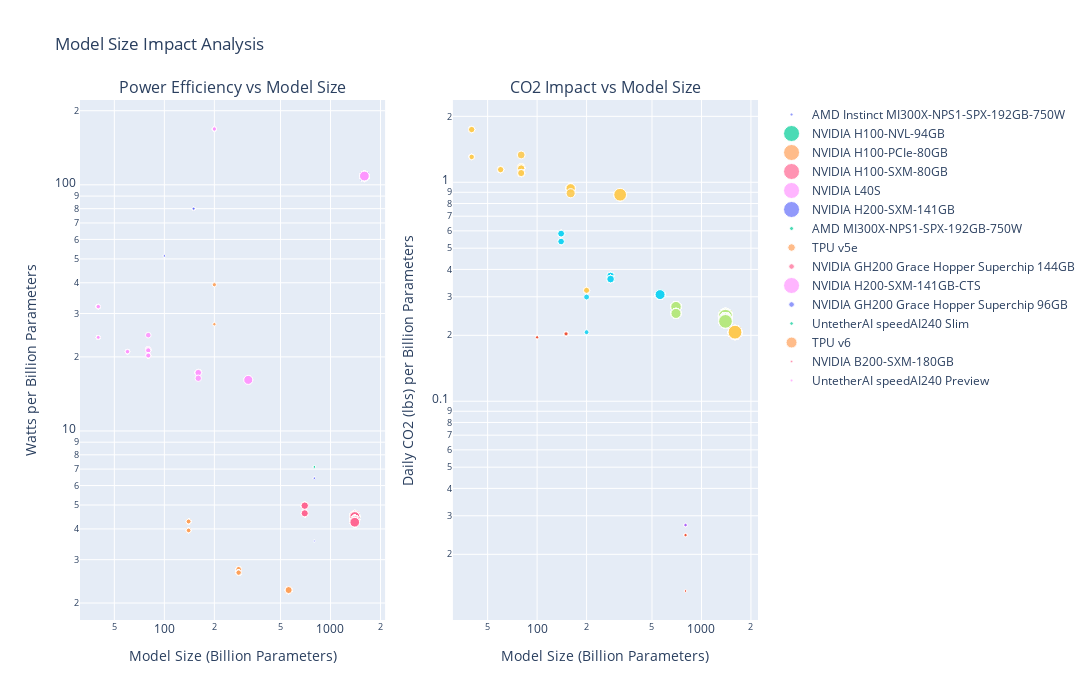

Write notebook code for a chart like this one.
### Code cell
import plotly.graph_objects as go

def analyze_model_impact():
    """Analyze relationship between model size and environmental impact"""
    print("Analyzing model size impact...")
    
    # Calculate daily CO2 using KS emissions rate
    KS_EMISSIONS_RATE = 2266.76  # from our previous analysis
    mlperf_df['daily_co2'] = mlperf_df['total_power'] * 24 / 1_000_000 * KS_EMISSIONS_RATE
    
    # Calculate efficiency metrics
    mlperf_df['co2_per_billion_params'] = mlperf_df['daily_co2'] / mlperf_df['params_billions']
    
    # Create visualization
    fig = make_subplots(rows=1, cols=2,
                       subplot_titles=('Power Efficiency vs Model Size',
                                     'CO2 Impact vs Model Size'))
    
    # Add power efficiency scatter plot
    for acc_type in mlperf_df['Accelerator'].unique():
        if pd.isna(acc_type):
            continue
        mask = mlperf_df['Accelerator'] == acc_type
        
        # Power efficiency plot
        fig.add_trace(
            go.Scatter(
                x=mlperf_df[mask]['params_billions'],
                y=mlperf_df[mask]['power_per_billion_params'],
                mode='markers',
                name=acc_type,
                marker=dict(
                    size=mlperf_df[mask]['total_power'] / 100,
                    sizemode='area',
                    sizeref=2.*max(mlperf_df['total_power'])/(100.**2),
                ),
                hovertemplate=(
                    "Model Size: %{x:.1f}B params<br>" +
                    "Power/Param: %{y:.2f} W/B<br>" +
                    "Total Power: %{marker.size:.0f}W<br>" +
                    "<extra></extra>"
                )
            ),
            row=1, col=1
        )
        
        # CO2 impact plot
        fig.add_trace(
            go.Scatter(
                x=mlperf_df[mask]['params_billions'],
                y=mlperf_df[mask]['co2_per_billion_params'],
                mode='markers',
                name=acc_type,
                marker=dict(
                    size=mlperf_df[mask]['daily_co2'] / 50,
                    sizemode='area',
                    sizeref=2.*max(mlperf_df['daily_co2'])/(100.**2),
                ),
                hovertemplate=(
                    "Model Size: %{x:.1f}B params<br>" +
                    "CO2/Param: %{y:.2f} lbs/B/day<br>" +
                    "Daily CO2: %{marker.size:.0f}lbs<br>" +
                    "<extra></extra>"
                ),
                showlegend=False
            ),
            row=1, col=2
        )
    
    fig.update_layout(
        title="Model Size Impact Analysis",
        width=1500,
        height=700,
        showlegend=True
    )
    
    # Update x and y axes
    fig.update_xaxes(title="Model Size (Billion Parameters)", type="log", row=1, col=1)
    fig.update_xaxes(title="Model Size (Billion Parameters)", type="log", row=1, col=2)
    fig.update_yaxes(title="Watts per Billion Parameters", type="log", row=1, col=1)
    fig.update_yaxes(title="Daily CO2 (lbs) per Billion Parameters", type="log", row=1, col=2)
    
    # Save and display
    fig.write_html(os.path.join(images_dir, 'model_size_impact.html'))
    fig.show()
    
    # Calculate summary statistics
    summary = pd.DataFrame({
        'Metric': [
            'Average Power per Billion Parameters',
            'Average CO2 per Billion Parameters',
            'Most Power-Efficient System',
            'Least Power-Efficient System',
            'Total Estimated Parameters',
            'Average Model Size'
        ],
        'Value': [
            f"{mlperf_df['power_per_billion_params'].mean():.2f} W/B",
            f"{mlperf_df['co2_per_billion_params'].mean():.2f} lbs/B/day",
            mlperf_df.loc[mlperf_df['power_per_billion_params'].idxmin(), 'System Name (click + for details)'],
            mlperf_df.loc[mlperf_df['power_per_billion_params'].idxmax(), 'System Name (click + for details)'],
            f"{mlperf_df['estimated_params'].sum() / 1e12:.2f} trillion",
            f"{mlperf_df['params_billions'].mean():.2f} billion"
        ]
    })
    
    print("\nModel Size Impact Summary:")
    print(summary.to_string(index=False))
    
    # Additional insights
    print("\nEfficiency by Accelerator Type:")
    acc_summary = mlperf_df.groupby('Accelerator').agg({
        'power_per_billion_params': ['mean', 'min', 'max'],
        'co2_per_billion_params': ['mean', 'min', 'max']
    }).round(2)
    print(acc_summary)
    
    return summary, acc_summary

model_impact_summary, acc_summary = analyze_model_impact()

### Figure 1 — Plotly figure (JSON) as saved in the notebook; plotly's stock layout.template omitted (floating-point values rounded to 4 significant figures; data arrays with more than 128 entries replaced by an {"elided": "..."} marker saying what was removed)
{"data": [{"hovertemplate": "Model Size: %{x:.1f}B params<br>Power/Param: %{y:.2f} W/B<br>Total Power: %{marker.size:.0f}W<br><extra></extra>", "marker": {"size": [3.6, 3.6, 3.6, 3.6, 3.6, 3.6, 3.6, 3.6, 2, 2, 2, 2], "sizemode": "area", "sizeref": 1.272}, "mode": "markers", "name": "AMD Instinct MI300X-NPS1-SPX-192GB-750W", "type": "scatter", "x": [100, 100, 100, 100, 800, 800, 800, 800, 800, 800, 800, 800], "xaxis": "x", "y": [51.43, 51.43, 51.43, 51.43, 6.429, 6.429, 6.429, 6.429, 3.571, 3.571, 3.571, 3.571], "yaxis": "y"}, {"hovertemplate": "Model Size: %{x:.1f}B params<br>CO2/Param: %{y:.2f} lbs/B/day<br>Daily CO2: %{marker.size:.0f}lbs<br><extra></extra>", "marker": {"size": [0.3917, 0.3917, 0.3917, 0.3917, 0.3917, 0.3917, 0.3917, 0.3917, 0.2176, 0.2176, 0.2176, 0.2176], "sizemode": "area", "sizeref": 0.0692}, "mode": "markers", "name": "AMD Instinct MI300X-NPS1-SPX-192GB-750W", "showlegend": false, "type": "scatter", "x": [100, 100, 100, 100, 800, 800, 800, 800, 800, 800, 800, 800], "xaxis": "x2", "y": [0.1958, 0.1958, 0.1958, 0.1958, 0.02448, 0.02448, 0.02448, 0.02448, 0.0136, 0.0136, 0.0136, 0.0136], "yaxis": "y2"}, {"hovertemplate": "Model Size: %{x:.1f}B params<br>Power/Param: %{y:.2f} W/B<br>Total Power: %{marker.size:.0f}W<br><extra></extra>", "marker": {"size": [22.8, 22.8, 22.8, 22.8, 22.8, 22.8, 22.8, 22.8, 22.8, 22.8, 22.8, 22.8, 22.8, 22.8, 22.8, 22.8, 22.8, 22.8, 22.8, 22.8, 22.8, 22.8, 22.8, 22.8, 24, 24, 24, 24, 24, 24, 24, 24, 24, 24, 24, 24, 24, 24, 24, 24, 24, 24, 19.6, 19.6, 19.6, 19.6, 19.6, 19.6, 19.6, 19.6, 19.6, 19.6, 19.6, 19.6, 19.6, 19.6, 19.6, 19.6, 38.2, 38.2, 38.2, 38.2, 38.2, 38.2, 38.2, 38.2, 38.2, 38.2, 38.2, 38.2, 38.2, 38.2, 38.2, 38.2], "sizemode": "area", "sizeref": 1.272}, "mode": "markers", "name": "NVIDIA H100-NVL-94GB", "type": "scatter", "x": [0, 0, 0, 0, 0, 0, 0, 0, 0, 0, 0, 0, 0, 0, 0, 0, 0, 0, 0, 0, 0, 0, 0, 0, 0, 0, 0, 0, 0, 0, 0, 0, 0, 0, 0, 0, 0, 0, 0, 0, 0, 0, 0, 0, 0, 0, 0, 0, 0, 0, 0, 0, 0, 0, 0, 0, 0, 0, 0, 0, 0, 0, 0, 0, 0, 0, 0, 0, 0, 0, 0, 0, 0, 0], "xaxis": "x", "y": [3.257, 3.257, 3.257, 3.257, 3.257, 3.257, 3.257, 3.257, 3.257, 3.257, 3.257, 3.257, 3.257, 3.257, 3.257, 3.257, 3.257, 3.257, 3.257, 3.257, 3.257, 3.257, 3.257, 3.257, 3.429, 3.429, 3.429, 3.429, 3.429, 3.429, 3.429, 3.429, 3.429, 3.429, 3.429, 3.429, 3.429, 3.429, 3.429, 3.429, 3.429, 3.429, 2.8, 2.8, 2.8, 2.8, 2.8, 2.8, 2.8, 2.8, 2.8, 2.8, 2.8, 2.8, 2.8, 2.8, 2.8, 2.8, 2.729, 2.729, 2.729, 2.729, 2.729, 2.729, 2.729, 2.729, 2.729, 2.729, 2.729, 2.729, 2.729, 2.729, 2.729, 2.729], "yaxis": "y"}, {"hovertemplate": "Model Size: %{x:.1f}B params<br>CO2/Param: %{y:.2f} lbs/B/day<br>Daily CO2: %{marker.size:.0f}lbs<br><extra></extra>", "marker": {"size": [2.481, 2.481, 2.481, 2.481, 2.481, 2.481, 2.481, 2.481, 2.481, 2.481, 2.481, 2.481, 2.481, 2.481, 2.481, 2.481, 2.481, 2.481, 2.481, 2.481, 2.481, 2.481, 2.481, 2.481, 2.611, 2.611, 2.611, 2.611, 2.611, 2.611, 2.611, 2.611, 2.611, 2.611, 2.611, 2.611, 2.611, 2.611, 2.611, 2.611, 2.611, 2.611, 2.133, 2.133, 2.133, 2.133, 2.133, 2.133, 2.133, 2.133, 2.133, 2.133, 2.133, 2.133, 2.133, 2.133, 2.133, 2.133, 4.156, 4.156, 4.156, 4.156, 4.156, 4.156, 4.156, 4.156, 4.156, 4.156, 4.156, 4.156, 4.156, 4.156, 4.156, 4.156], "sizemode": "area", "sizeref": 0.0692}, "mode": "markers", "name": "NVIDIA H100-NVL-94GB", "showlegend": false, "type": "scatter", "x": [0, 0, 0, 0, 0, 0, 0, 0, 0, 0, 0, 0, 0, 0, 0, 0, 0, 0, 0, 0, 0, 0, 0, 0, 0, 0, 0, 0, 0, 0, 0, 0, 0, 0, 0, 0, 0, 0, 0, 0, 0, 0, 0, 0, 0, 0, 0, 0, 0, 0, 0, 0, 0, 0, 0, 0, 0, 0, 0, 0, 0, 0, 0, 0, 0, 0, 0, 0, 0, 0, 0, 0, 0, 0], "xaxis": "x2", "y": [null, null, null, null, null, null, null, null, null, null, null, null, null, null, null, null, null, null, null, null, null, null, null, null, null, null, null, null, null, null, null, null, null, null, null, null, null, null, null, null, null, null, null, null, null, null, null, null, null, null, null, null, null, null, null, null, null, null, null, null, null, null, null, null, null, null, null, null, null, null, null, null, null, null], "yaxis": "y2"}, {"hovertemplate": "Model Size: %{x:.1f}B params<br>Power/Param: %{y:.2f} W/B<br>Total Power: %{marker.size:.0f}W<br><extra></extra>", "marker": {"size": [31.6, 31.6, 31.6, 31.6, 31.6, 31.6, 31.6, 31.6, 31.6, 31.6, 31.6, 31.6, 31.6, 31.6, 31.6, 31.6, 31.6, 31.6, 31.6, 31.6, 31.6, 31.6, 31.6, 31.6, 13.8, 13.8, 13.8, 13.8, 13.8, 13.8, 13.8, 13.8, 13.8, 13.8, 15, 15, 15, 15, 15, 15, 15, 15, 15, 15, 15, 15, 15, 15, 19.2, 19.2, 19.2, 19.2, 19.2, 19.2, 19.2, 19.2, 18.6, 18.6, 18.6, 18.6, 18.6, 18.6, 18.6, 18.6, 18.6, 18.6, 18.6, 18.6, 18.6, 18.6], "sizemode": "area", "sizeref": 1.272}, "mode": "markers", "name": "NVIDIA H100-PCIe-80GB", "type": "scatter", "x": [560, 560, 560, 560, 560, 560, 560, 560, 560, 560, 560, 560, 560, 560, 560, 560, 560, 560, 560, 560, 560, 560, 560, 560, 140, 140, 140, 140, 140, 140, 140, 140, 140, 140, 140, 140, 140, 140, 140, 140, 140, 140, 140, 140, 140, 140, 140, 140, 280, 280, 280, 280, 280, 280, 280, 280, 280, 280, 280, 280, 280, 280, 280, 280, 280, 280, 280, 280, 280, 280], "xaxis": "x", "y": [2.257, 2.257, 2.257, 2.257, 2.257, 2.257, 2.257, 2.257, 2.257, 2.257, 2.257, 2.257, 2.257, 2.257, 2.257, 2.257, 2.257, 2.257, 2.257, 2.257, 2.257, 2.257, 2.257, 2.257, 3.943, 3.943, 3.943, 3.943, 3.943, 3.943, 3.943, 3.943, 3.943, 3.943, 4.286, 4.286, 4.286, 4.286, 4.286, 4.286, 4.286, 4.286, 4.286, 4.286, 4.286, 4.286, 4.286, 4.286, 2.743, 2.743, 2.743, 2.743, 2.743, 2.743, 2.743, 2.743, 2.657, 2.657, 2.657, 2.657, 2.657, 2.657, 2.657, 2.657, 2.657, 2.657, 2.657, 2.657, 2.657, 2.657], "yaxis": "y"}, {"hovertemplate": "Model Size: %{x:.1f}B params<br>CO2/Param: %{y:.2f} lbs/B/day<br>Daily CO2: %{marker.size:.0f}lbs<br><extra></extra>", "marker": {"size": [3.438, 3.438, 3.438, 3.438, 3.438, 3.438, 3.438, 3.438, 3.438, 3.438, 3.438, 3.438, 3.438, 3.438, 3.438, 3.438, 3.438, 3.438, 3.438, 3.438, 3.438, 3.438, 3.438, 3.438, 1.502, 1.502, 1.502, 1.502, 1.502, 1.502, 1.502, 1.502, 1.502, 1.502, 1.632, 1.632, 1.632, 1.632, 1.632, 1.632, 1.632, 1.632, 1.632, 1.632, 1.632, 1.632, 1.632, 1.632, 2.089, 2.089, 2.089, 2.089, 2.089, 2.089, 2.089, 2.089, 2.024, 2.024, 2.024, 2.024, 2.024, 2.024, 2.024, 2.024, 2.024, 2.024, 2.024, 2.024, 2.024, 2.024], "sizemode": "area", "sizeref": 0.0692}, "mode": "markers", "name": "NVIDIA H100-PCIe-80GB", "showlegend": false, "type": "scatter", "x": [560, 560, 560, 560, 560, 560, 560, 560, 560, 560, 560, 560, 560, 560, 560, 560, 560, 560, 560, 560, 560, 560, 560, 560, 140, 140, 140, 140, 140, 140, 140, 140, 140, 140, 140, 140, 140, 140, 140, 140, 140, 140, 140, 140, 140, 140, 140, 140, 280, 280, 280, 280, 280, 280, 280, 280, 280, 280, 280, 280, 280, 280, 280, 280, 280, 280, 280, 280, 280, 280], "xaxis": "x2", "y": [0.307, 0.307, 0.307, 0.307, 0.307, 0.307, 0.307, 0.307, 0.307, 0.307, 0.307, 0.307, 0.307, 0.307, 0.307, 0.307, 0.307, 0.307, 0.307, 0.307, 0.307, 0.307, 0.307, 0.307, 0.5363, 0.5363, 0.5363, 0.5363, 0.5363, 0.5363, 0.5363, 0.5363, 0.5363, 0.5363, 0.5829, 0.5829, 0.5829, 0.5829, 0.5829, 0.5829, 0.5829, 0.5829, 0.5829, 0.5829, 0.5829, 0.5829, 0.5829, 0.5829, 0.373, 0.373, 0.373, 0.373, 0.373, 0.373, 0.373, 0.373, 0.3614, 0.3614, 0.3614, 0.3614, 0.3614, 0.3614, 0.3614, 0.3614, 0.3614, 0.3614, 0.3614, 0.3614, 0.3614, 0.3614], "yaxis": "y2"}, {"hovertemplate": "Model Size: %{x:.1f}B params<br>Power/Param: %{y:.2f} W/B<br>Total Power: %{marker.size:.0f}W<br><extra></extra>", "marker": {"size": {"elided": "274 float values"}, "sizemode": "area", "sizeref": 1.272}, "mode": "markers", "name": "NVIDIA H100-SXM-80GB", "type": "scatter", "x": {"elided": "274 int values"}, "xaxis": "x", "y": {"elided": "274 float values"}, "yaxis": "y"}, {"hovertemplate": "Model Size: %{x:.1f}B params<br>CO2/Param: %{y:.2f} lbs/B/day<br>Daily CO2: %{marker.size:.0f}lbs<br><extra></extra>", "marker": {"size": {"elided": "274 float values"}, "sizemode": "area", "sizeref": 0.0692}, "mode": "markers", "name": "NVIDIA H100-SXM-80GB", "showlegend": false, "type": "scatter", "x": {"elided": "274 int values"}, "xaxis": "x2", "y": {"elided": "274 float values"}, "yaxis": "y2"}, {"hovertemplate": "Model Size: %{x:.1f}B params<br>Power/Param: %{y:.2f} W/B<br>Total Power: %{marker.size:.0f}W<br><extra></extra>", "marker": {"size": [9.6, 9.6, 9.6, 9.6, 9.6, 9.6, 9.6, 9.6, 9.6, 9.6, 12.8, 12.8, 12.8, 12.8, 12.8, 12.8, 12.8, 12.8, 12.8, 12.8, 9.6, 9.6, 9.6, 9.6, 9.6, 9.6, 9.6, 9.6, 9.6, 9.6, 17.2, 17.2, 17.2, 17.2, 17.2, 17.2, 51.6, 51.6, 51.6, 27.6, 27.6, 27.6, 27.6, 27.6, 27.6, 27.6, 27.6, 17, 17, 17, 17, 17, 17, 17, 12.6, 12.6, 12.6, 12.6, 12.6, 12.6, 12.6, 12.6, 12.6, 26.2, 26.2, 16.2, 16.2, 16.2, 16.2, 16.2, 16.2, 16.2, 16.2, 16.2, 16.2, 16.2, 16.2, 16.2, 16.2, 16.2, 19.6, 19.6], "sizemode": "area", "sizeref": 1.272}, "mode": "markers", "name": "NVIDIA L40S", "type": "scatter", "x": [40, 40, 40, 40, 40, 40, 40, 40, 40, 40, 40, 40, 40, 40, 40, 40, 40, 40, 40, 40, 40, 40, 40, 40, 40, 40, 40, 40, 40, 40, 80, 80, 80, 80, 80, 80, 320, 320, 320, 160, 160, 160, 160, 160, 160, 160, 160, 80, 80, 80, 80, 80, 80, 80, 60, 60, 60, 60, 60, 60, 60, 60, 60, 160, 160, 80, 80, 80, 80, 80, 80, 80, 80, 80, 80, 80, 80, 80, 80, 80, 80, 80], "xaxis": "x", "y": [24, 24, 24, 24, 24, 24, 24, 24, 24, 24, 32, 32, 32, 32, 32, 32, 32, 32, 32, 32, 24, 24, 24, 24, 24, 24, 24, 24, 24, 24, 21.5, 21.5, 21.5, 21.5, 21.5, 21.5, 16.12, 16.12, 16.12, 17.25, 17.25, 17.25, 17.25, 17.25, 17.25, 17.25, 17.25, 21.25, 21.25, 21.25, 21.25, 21.25, 21.25, 21.25, 21, 21, 21, 21, 21, 21, 21, 21, 21, 16.38, 16.38, 20.25, 20.25, 20.25, 20.25, 20.25, 20.25, 20.25, 20.25, 20.25, 20.25, 20.25, 20.25, 20.25, 20.25, 20.25, 24.5, 24.5], "yaxis": "y"}, {"hovertemplate": "Model Size: %{x:.1f}B params<br>CO2/Param: %{y:.2f} lbs/B/day<br>Daily CO2: %{marker.size:.0f}lbs<br><extra></extra>", "marker": {"size": [1.045, 1.045, 1.045, 1.045, 1.045, 1.045, 1.045, 1.045, 1.045, 1.045, 1.393, 1.393, 1.393, 1.393, 1.393, 1.393, 1.393, 1.393, 1.393, 1.393, 1.045, 1.045, 1.045, 1.045, 1.045, 1.045, 1.045, 1.045, 1.045, 1.045, 1.871, 1.871, 1.871, 1.871, 1.871, 1.871, 5.614, 5.614, 5.614, 3.003, 3.003, 3.003, 3.003, 3.003, 3.003, 3.003, 3.003, 1.85, 1.85, 1.85, 1.85, 1.85, 1.85, 1.85, 1.371, 1.371, 1.371, 1.371, 1.371, 1.371, 1.371, 1.371, 1.371, 2.851, 2.851, 1.763, 1.763, 1.763, 1.763, 1.763, 1.763, 1.763, 1.763, 1.763, 1.763, 1.763, 1.763, 1.763, 1.763, 1.763, 2.133, 2.133], "sizemode": "area", "sizeref": 0.0692}, "mode": "markers", "name": "NVIDIA L40S", "showlegend": false, "type": "scatter", "x": [40, 40, 40, 40, 40, 40, 40, 40, 40, 40, 40, 40, 40, 40, 40, 40, 40, 40, 40, 40, 40, 40, 40, 40, 40, 40, 40, 40, 40, 40, 80, 80, 80, 80, 80, 80, 320, 320, 320, 160, 160, 160, 160, 160, 160, 160, 160, 80, 80, 80, 80, 80, 80, 80, 60, 60, 60, 60, 60, 60, 60, 60, 60, 160, 160, 80, 80, 80, 80, 80, 80, 80, 80, 80, 80, 80, 80, 80, 80, 80, 80, 80], "xaxis": "x2", "y": [1.306, 1.306, 1.306, 1.306, 1.306, 1.306, 1.306, 1.306, 1.306, 1.306, 1.741, 1.741, 1.741, 1.741, 1.741, 1.741, 1.741, 1.741, 1.741, 1.741, 1.306, 1.306, 1.306, 1.306, 1.306, 1.306, 1.306, 1.306, 1.306, 1.306, 1.17, 1.17, 1.17, 1.17, 1.17, 1.17, 0.8772, 0.8772, 0.8772, 0.9384, 0.9384, 0.9384, 0.9384, 0.9384, 0.9384, 0.9384, 0.9384, 1.156, 1.156, 1.156, 1.156, 1.156, 1.156, 1.156, 1.142, 1.142, 1.142, 1.142, 1.142, 1.142, 1.142, 1.142, 1.142, 0.8908, 0.8908, 1.102, 1.102, 1.102, 1.102, 1.102, 1.102, 1.102, 1.102, 1.102, 1.102, 1.102, 1.102, 1.102, 1.102, 1.102, 1.333, 1.333], "yaxis": "y2"}, {"hovertemplate": "Model Size: %{x:.1f}B params<br>Power/Param: %{y:.2f} W/B<br>Total Power: %{marker.size:.0f}W<br><extra></extra>", "marker": {"size": [60.6, 60.6, 60.6, 60.6, 60.6, 60.6, 60.6, 60.6, 60.6, 60.6, 60.6, 60.6, 60.6, 60.6, 60.6, 60.6, 60.6, 60.6, 60.6, 60.6, 60.8, 60.8, 60.8, 60.8, 60.8, 60.8, 60.8, 60.8, 60.8, 60.8, 60.8, 60.8, 60.8, 60.8, 60.8, 60.8, 60.8, 60.8, 60.8, 60.8, 60.8, 60.8, 60.8, 60.8, 60.8, 60.8, 60.4, 60.4, 60.4, 60.4, 60.4, 60.4, 60.4, 60.4, 60.4, 60.4, 60.4, 60.4, 60.4, 60.4, 60.4, 60.4, 60.4, 60.4, 60.4, 60.4, 60.4, 60.4, 60.4, 60.4, 60.4, 60.4, 60.4, 60.4, 60.4, 60.4, 60.4, 60.4, 11.8, 11.8, 11.8, 11.8, 60.8, 60.8, 60.8, 60.8, 60.8, 60.8, 60.8, 60.8, 60.8, 60.8, 60.8, 60.8, 60.8, 60.8, 60.8, 60.8, 60.8, 60.8, 60.8, 60.8, 60.8, 60.8, 60.8, 60.8, 60.8, 60.8, 60.8, 60.8, 60.8, 60.8], "sizemode": "area", "sizeref": 1.272}, "mode": "markers", "name": "NVIDIA H200-SXM-141GB", "type": "scatter", "x": [1600, 1600, 1600, 1600, 1600, 1600, 1600, 1600, 1600, 1600, 1600, 1600, 1600, 1600, 1600, 1600, 1600, 1600, 1600, 1600, 1600, 1600, 1600, 1600, 1600, 1600, 1600, 1600, 1600, 1600, 1600, 1600, 1600, 1600, 1600, 1600, 1600, 1600, 1600, 1600, 1600, 1600, 1600, 1600, 1600, 1600, 1600, 1600, 1600, 1600, 1600, 1600, 1600, 1600, 1600, 1600, 1600, 1600, 1600, 1600, 1600, 1600, 1600, 1600, 1600, 1600, 1600, 1600, 1600, 1600, 1600, 1600, 1600, 1600, 1600, 1600, 1600, 1600, 200, 200, 200, 200, 1600, 1600, 1600, 1600, 1600, 1600, 1600, 1600, 1600, 1600, 1600, 1600, 1600, 1600, 1600, 1600, 1600, 1600, 1600, 1600, 1600, 1600, 1600, 1600, 1600, 1600, 1600, 1600, 1600, 1600], "xaxis": "x", "y": [108.2, 108.2, 108.2, 108.2, 108.2, 108.2, 108.2, 108.2, 108.2, 108.2, 108.2, 108.2, 108.2, 108.2, 108.2, 108.2, 108.2, 108.2, 108.2, 108.2, 108.6, 108.6, 108.6, 108.6, 108.6, 108.6, 108.6, 108.6, 108.6, 108.6, 108.6, 108.6, 108.6, 108.6, 108.6, 108.6, 108.6, 108.6, 108.6, 108.6, 108.6, 108.6, 108.6, 108.6, 108.6, 108.6, 107.9, 107.9, 107.9, 107.9, 107.9, 107.9, 107.9, 107.9, 107.9, 107.9, 107.9, 107.9, 107.9, 107.9, 107.9, 107.9, 107.9, 107.9, 107.9, 107.9, 107.9, 107.9, 107.9, 107.9, 107.9, 107.9, 107.9, 107.9, 107.9, 107.9, 107.9, 107.9, 168.6, 168.6, 168.6, 168.6, 108.6, 108.6, 108.6, 108.6, 108.6, 108.6, 108.6, 108.6, 108.6, 108.6, 108.6, 108.6, 108.6, 108.6, 108.6, 108.6, 108.6, 108.6, 108.6, 108.6, 108.6, 108.6, 108.6, 108.6, 108.6, 108.6, 108.6, 108.6, 108.6, 108.6], "yaxis": "y"}, {"hovertemplate": "Model Size: %{x:.1f}B params<br>CO2/Param: %{y:.2f} lbs/B/day<br>Daily CO2: %{marker.size:.0f}lbs<br><extra></extra>", "marker": {"size": [6.594, 6.594, 6.594, 6.594, 6.594, 6.594, 6.594, 6.594, 6.594, 6.594, 6.594, 6.594, 6.594, 6.594, 6.594, 6.594, 6.594, 6.594, 6.594, 6.594, 6.615, 6.615, 6.615, 6.615, 6.615, 6.615, 6.615, 6.615, 6.615, 6.615, 6.615, 6.615, 6.615, 6.615, 6.615, 6.615, 6.615, 6.615, 6.615, 6.615, 6.615, 6.615, 6.615, 6.615, 6.615, 6.615, 6.572, 6.572, 6.572, 6.572, 6.572, 6.572, 6.572, 6.572, 6.572, 6.572, 6.572, 6.572, 6.572, 6.572, 6.572, 6.572, 6.572, 6.572, 6.572, 6.572, 6.572, 6.572, 6.572, 6.572, 6.572, 6.572, 6.572, 6.572, 6.572, 6.572, 6.572, 6.572, 1.284, 1.284, 1.284, 1.284, 6.615, 6.615, 6.615, 6.615, 6.615, 6.615, 6.615, 6.615, 6.615, 6.615, 6.615, 6.615, 6.615, 6.615, 6.615, 6.615, 6.615, 6.615, 6.615, 6.615, 6.615, 6.615, 6.615, 6.615, 6.615, 6.615, 6.615, 6.615, 6.615, 6.615], "sizemode": "area", "sizeref": 0.0692}, "mode": "markers", "name": "NVIDIA H200-SXM-141GB", "showlegend": false, "type": "scatter", "x": [1600, 1600, 1600, 1600, 1600, 1600, 1600, 1600, 1600, 1600, 1600, 1600, 1600, 1600, 1600, 1600, 1600, 1600, 1600, 1600, 1600, 1600, 1600, 1600, 1600, 1600, 1600, 1600, 1600, 1600, 1600, 1600, 1600, 1600, 1600, 1600, 1600, 1600, 1600, 1600, 1600, 1600, 1600, 1600, 1600, 1600, 1600, 1600, 1600, 1600, 1600, 1600, 1600, 1600, 1600, 1600, 1600, 1600, 1600, 1600, 1600, 1600, 1600, 1600, 1600, 1600, 1600, 1600, 1600, 1600, 1600, 1600, 1600, 1600, 1600, 1600, 1600, 1600, 200, 200, 200, 200, 1600, 1600, 1600, 1600, 1600, 1600, 1600, 1600, 1600, 1600, 1600, 1600, 1600, 1600, 1600, 1600, 1600, 1600, 1600, 1600, 1600, 1600, 1600, 1600, 1600, 1600, 1600, 1600, 1600, 1600], "xaxis": "x2", "y": [0.206, 0.206, 0.206, 0.206, 0.206, 0.206, 0.206, 0.206, 0.206, 0.206, 0.206, 0.206, 0.206, 0.206, 0.206, 0.206, 0.206, 0.206, 0.206, 0.206, 0.2067, 0.2067, 0.2067, 0.2067, 0.2067, 0.2067, 0.2067, 0.2067, 0.2067, 0.2067, 0.2067, 0.2067, 0.2067, 0.2067, 0.2067, 0.2067, 0.2067, 0.2067, 0.2067, 0.2067, 0.2067, 0.2067, 0.2067, 0.2067, 0.2067, 0.2067, 0.2054, 0.2054, 0.2054, 0.2054, 0.2054, 0.2054, 0.2054, 0.2054, 0.2054, 0.2054, 0.2054, 0.2054, 0.2054, 0.2054, 0.2054, 0.2054, 0.2054, 0.2054, 0.2054, 0.2054, 0.2054, 0.2054, 0.2054, 0.2054, 0.2054, 0.2054, 0.2054, 0.2054, 0.2054, 0.2054, 0.2054, 0.2054, 0.321, 0.321, 0.321, 0.321, 0.2067, 0.2067, 0.2067, 0.2067, 0.2067, 0.2067, 0.2067, 0.2067, 0.2067, 0.2067, 0.2067, 0.2067, 0.2067, 0.2067, 0.2067, 0.2067, 0.2067, 0.2067, 0.2067, 0.2067, 0.2067, 0.2067, 0.2067, 0.2067, 0.2067, 0.2067, 0.2067, 0.2067, 0.2067, 0.2067], "yaxis": "y2"}, {"hovertemplate": "Model Size: %{x:.1f}B params<br>Power/Param: %{y:.2f} W/B<br>Total Power: %{marker.size:.0f}W<br><extra></extra>", "marker": {"size": [4, 4, 4, 4], "sizemode": "area", "sizeref": 1.272}, "mode": "markers", "name": "AMD MI300X-NPS1-SPX-192GB-750W", "type": "scatter", "x": [800, 800, 800, 800], "xaxis": "x", "y": [7.143, 7.143, 7.143, 7.143], "yaxis": "y"}, {"hovertemplate": "Model Size: %{x:.1f}B params<br>CO2/Param: %{y:.2f} lbs/B/day<br>Daily CO2: %{marker.size:.0f}lbs<br><extra></extra>", "marker": {"size": [0.4352, 0.4352, 0.4352, 0.4352], "sizemode": "area", "sizeref": 0.0692}, "mode": "markers", "name": "AMD MI300X-NPS1-SPX-192GB-750W", "showlegend": false, "type": "scatter", "x": [800, 800, 800, 800], "xaxis": "x2", "y": [0.0272, 0.0272, 0.0272, 0.0272], "yaxis": "y2"}, {"hovertemplate": "Model Size: %{x:.1f}B params<br>Power/Param: %{y:.2f} W/B<br>Total Power: %{marker.size:.0f}W<br><extra></extra>", "marker": {"size": [7.6, 7.6], "sizemode": "area", "sizeref": 1.272}, "mode": "markers", "name": "TPU v5e", "type": "scatter", "x": [200, 200], "xaxis": "x", "y": [27.14, 27.14], "yaxis": "y"}, {"hovertemplate": "Model Size: %{x:.1f}B params<br>CO2/Param: %{y:.2f} lbs/B/day<br>Daily CO2: %{marker.size:.0f}lbs<br><extra></extra>", "marker": {"size": [0.8269, 0.8269], "sizemode": "area", "sizeref": 0.0692}, "mode": "markers", "name": "TPU v5e", "showlegend": false, "type": "scatter", "x": [200, 200], "xaxis": "x2", "y": [0.2067, 0.2067], "yaxis": "y2"}, {"hovertemplate": "Model Size: %{x:.1f}B params<br>Power/Param: %{y:.2f} W/B<br>Total Power: %{marker.size:.0f}W<br><extra></extra>", "marker": {"size": [5.6, 5.6, 5.6, 5.6, 5.6, 5.6, 5.6, 5.6, 5.6, 5.6, 5.6, 5.6, 5.6, 5.6, 5.6, 5.6, 5.6, 5.6, 5.6, 5.6, 5.6, 5.6, 5.6, 5.6, 5.6, 5.6, 5.6, 5.6, 5.6, 5.6, 5.6, 5.6], "sizemode": "area", "sizeref": 1.272}, "mode": "markers", "name": "NVIDIA GH200 Grace Hopper Superchip 144GB", "type": "scatter", "x": [150, 150, 150, 150, 150, 150, 150, 150, 150, 150, 150, 150, 150, 150, 150, 150, 150, 150, 150, 150, 150, 150, 150, 150, 150, 150, 150, 150, 150, 150, 150, 150], "xaxis": "x", "y": [80, 80, 80, 80, 80, 80, 80, 80, 80, 80, 80, 80, 80, 80, 80, 80, 80, 80, 80, 80, 80, 80, 80, 80, 80, 80, 80, 80, 80, 80, 80, 80], "yaxis": "y"}, {"hovertemplate": "Model Size: %{x:.1f}B params<br>CO2/Param: %{y:.2f} lbs/B/day<br>Daily CO2: %{marker.size:.0f}lbs<br><extra></extra>", "marker": {"size": [0.6093, 0.6093, 0.6093, 0.6093, 0.6093, 0.6093, 0.6093, 0.6093, 0.6093, 0.6093, 0.6093, 0.6093, 0.6093, 0.6093, 0.6093, 0.6093, 0.6093, 0.6093, 0.6093, 0.6093, 0.6093, 0.6093, 0.6093, 0.6093, 0.6093, 0.6093, 0.6093, 0.6093, 0.6093, 0.6093, 0.6093, 0.6093], "sizemode": "area", "sizeref": 0.0692}, "mode": "markers", "name": "NVIDIA GH200 Grace Hopper Superchip 144GB", "showlegend": false, "type": "scatter", "x": [150, 150, 150, 150, 150, 150, 150, 150, 150, 150, 150, 150, 150, 150, 150, 150, 150, 150, 150, 150, 150, 150, 150, 150, 150, 150, 150, 150, 150, 150, 150, 150], "xaxis": "x2", "y": [0.2031, 0.2031, 0.2031, 0.2031, 0.2031, 0.2031, 0.2031, 0.2031, 0.2031, 0.2031, 0.2031, 0.2031, 0.2031, 0.2031, 0.2031, 0.2031, 0.2031, 0.2031, 0.2031, 0.2031, 0.2031, 0.2031, 0.2031, 0.2031, 0.2031, 0.2031, 0.2031, 0.2031, 0.2031, 0.2031, 0.2031, 0.2031], "yaxis": "y2"}, {"hovertemplate": "Model Size: %{x:.1f}B params<br>Power/Param: %{y:.2f} W/B<br>Total Power: %{marker.size:.0f}W<br><extra></extra>", "marker": {"size": [11.8, 11.8, 11.8, 11.8, 60.8, 60.8, 60.8, 60.8], "sizemode": "area", "sizeref": 1.272}, "mode": "markers", "name": "NVIDIA H200-SXM-141GB-CTS", "type": "scatter", "x": [200, 200, 200, 200, 1600, 1600, 1600, 1600], "xaxis": "x", "y": [168.6, 168.6, 168.6, 168.6, 108.6, 108.6, 108.6, 108.6], "yaxis": "y"}, {"hovertemplate": "Model Size: %{x:.1f}B params<br>CO2/Param: %{y:.2f} lbs/B/day<br>Daily CO2: %{marker.size:.0f}lbs<br><extra></extra>", "marker": {"size": [1.284, 1.284, 1.284, 1.284, 6.615, 6.615, 6.615, 6.615], "sizemode": "area", "sizeref": 0.0692}, "mode": "markers", "name": "NVIDIA H200-SXM-141GB-CTS", "showlegend": false, "type": "scatter", "x": [200, 200, 200, 200, 1600, 1600, 1600, 1600], "xaxis": "x2", "y": [0.321, 0.321, 0.321, 0.321, 0.2067, 0.2067, 0.2067, 0.2067], "yaxis": "y2"}, {"hovertemplate": "Model Size: %{x:.1f}B params<br>Power/Param: %{y:.2f} W/B<br>Total Power: %{marker.size:.0f}W<br><extra></extra>", "marker": {"size": [5.6, 5.6, 5.6, 5.6, 5.6, 5.6, 5.6, 5.6, 5.6, 5.6, 5.6, 5.6, 5.6, 5.6, 5.6, 5.6, 5.6, 5.6, 5.6, 5.6, 5.6, 5.6, 5.6, 5.6, 5.6, 5.6, 5.6, 5.6, 5.6, 5.6, 5.6, 5.6, 5.6, 5.6, 5.6, 5.6, 5.6, 5.6, 5.6, 5.6], "sizemode": "area", "sizeref": 1.272}, "mode": "markers", "name": "NVIDIA GH200 Grace Hopper Superchip 96GB", "type": "scatter", "x": [150, 150, 150, 150, 150, 150, 150, 150, 150, 150, 150, 150, 150, 150, 150, 150, 150, 150, 150, 150, 150, 150, 150, 150, 150, 150, 150, 150, 150, 150, 150, 150, 150, 150, 150, 150, 150, 150, 150, 150], "xaxis": "x", "y": [80, 80, 80, 80, 80, 80, 80, 80, 80, 80, 80, 80, 80, 80, 80, 80, 80, 80, 80, 80, 80, 80, 80, 80, 80, 80, 80, 80, 80, 80, 80, 80, 80, 80, 80, 80, 80, 80, 80, 80], "yaxis": "y"}, {"hovertemplate": "Model Size: %{x:.1f}B params<br>CO2/Param: %{y:.2f} lbs/B/day<br>Daily CO2: %{marker.size:.0f}lbs<br><extra></extra>", "marker": {"size": [0.6093, 0.6093, 0.6093, 0.6093, 0.6093, 0.6093, 0.6093, 0.6093, 0.6093, 0.6093, 0.6093, 0.6093, 0.6093, 0.6093, 0.6093, 0.6093, 0.6093, 0.6093, 0.6093, 0.6093, 0.6093, 0.6093, 0.6093, 0.6093, 0.6093, 0.6093, 0.6093, 0.6093, 0.6093, 0.6093, 0.6093, 0.6093, 0.6093, 0.6093, 0.6093, 0.6093, 0.6093, 0.6093, 0.6093, 0.6093], "sizemode": "area", "sizeref": 0.0692}, "mode": "markers", "name": "NVIDIA GH200 Grace Hopper Superchip 96GB", "showlegend": false, "type": "scatter", "x": [150, 150, 150, 150, 150, 150, 150, 150, 150, 150, 150, 150, 150, 150, 150, 150, 150, 150, 150, 150, 150, 150, 150, 150, 150, 150, 150, 150, 150, 150, 150, 150, 150, 150, 150, 150, 150, 150, 150, 150], "xaxis": "x2", "y": [0.2031, 0.2031, 0.2031, 0.2031, 0.2031, 0.2031, 0.2031, 0.2031, 0.2031, 0.2031, 0.2031, 0.2031, 0.2031, 0.2031, 0.2031, 0.2031, 0.2031, 0.2031, 0.2031, 0.2031, 0.2031, 0.2031, 0.2031, 0.2031, 0.2031, 0.2031, 0.2031, 0.2031, 0.2031, 0.2031, 0.2031, 0.2031, 0.2031, 0.2031, 0.2031, 0.2031, 0.2031, 0.2031, 0.2031, 0.2031], "yaxis": "y2"}, {"hovertemplate": "Model Size: %{x:.1f}B params<br>Power/Param: %{y:.2f} W/B<br>Total Power: %{marker.size:.0f}W<br><extra></extra>", "marker": {"size": [3.6, 3.6], "sizemode": "area", "sizeref": 1.272}, "mode": "markers", "name": "UntetherAI speedAI240 Slim", "type": "scatter", "x": [0, 0], "xaxis": "x", "y": [8.571, 8.571], "yaxis": "y"}, {"hovertemplate": "Model Size: %{x:.1f}B params<br>CO2/Param: %{y:.2f} lbs/B/day<br>Daily CO2: %{marker.size:.0f}lbs<br><extra></extra>", "marker": {"size": [0.3917, 0.3917], "sizemode": "area", "sizeref": 0.0692}, "mode": "markers", "name": "UntetherAI speedAI240 Slim", "showlegend": false, "type": "scatter", "x": [0, 0], "xaxis": "x2", "y": [null, null], "yaxis": "y2"}, {"hovertemplate": "Model Size: %{x:.1f}B params<br>Power/Param: %{y:.2f} W/B<br>Total Power: %{marker.size:.0f}W<br><extra></extra>", "marker": {"size": [11, 11], "sizemode": "area", "sizeref": 1.272}, "mode": "markers", "name": "TPU v6", "type": "scatter", "x": [200, 200], "xaxis": "x", "y": [39.29, 39.29], "yaxis": "y"}, {"hovertemplate": "Model Size: %{x:.1f}B params<br>CO2/Param: %{y:.2f} lbs/B/day<br>Daily CO2: %{marker.size:.0f}lbs<br><extra></extra>", "marker": {"size": [1.197, 1.197], "sizemode": "area", "sizeref": 0.0692}, "mode": "markers", "name": "TPU v6", "showlegend": false, "type": "scatter", "x": [200, 200], "xaxis": "x2", "y": [0.2992, 0.2992], "yaxis": "y2"}, {"hovertemplate": "Model Size: %{x:.1f}B params<br>Power/Param: %{y:.2f} W/B<br>Total Power: %{marker.size:.0f}W<br><extra></extra>", "marker": {"size": [2.6, 2.6, 2.6, 2.6], "sizemode": "area", "sizeref": 1.272}, "mode": "markers", "name": "NVIDIA B200-SXM-180GB", "type": "scatter", "x": [0, 0, 0, 0], "xaxis": "x", "y": [37.14, 37.14, 37.14, 37.14], "yaxis": "y"}, {"hovertemplate": "Model Size: %{x:.1f}B params<br>CO2/Param: %{y:.2f} lbs/B/day<br>Daily CO2: %{marker.size:.0f}lbs<br><extra></extra>", "marker": {"size": [0.2829, 0.2829, 0.2829, 0.2829], "sizemode": "area", "sizeref": 0.0692}, "mode": "markers", "name": "NVIDIA B200-SXM-180GB", "showlegend": false, "type": "scatter", "x": [0, 0, 0, 0], "xaxis": "x2", "y": [null, null, null, null], "yaxis": "y2"}, {"hovertemplate": "Model Size: %{x:.1f}B params<br>Power/Param: %{y:.2f} W/B<br>Total Power: %{marker.size:.0f}W<br><extra></extra>", "marker": {"size": [2.8, 2.8, 2.8, 2.8], "sizemode": "area", "sizeref": 1.272}, "mode": "markers", "name": "UntetherAI speedAI240 Preview", "type": "scatter", "x": [0, 0, 0, 0], "xaxis": "x", "y": [40, 40, 20, 20], "yaxis": "y"}, {"hovertemplate": "Model Size: %{x:.1f}B params<br>CO2/Param: %{y:.2f} lbs/B/day<br>Daily CO2: %{marker.size:.0f}lbs<br><extra></extra>", "marker": {"size": [0.3047, 0.3047, 0.3047, 0.3047], "sizemode": "area", "sizeref": 0.0692}, "mode": "markers", "name": "UntetherAI speedAI240 Preview", "showlegend": false, "type": "scatter", "x": [0, 0, 0, 0], "xaxis": "x2", "y": [null, null, null, null], "yaxis": "y2"}], "layout": {"annotations": [{"font": {"size": 16}, "showarrow": false, "text": "Power Efficiency vs Model Size", "x": 0.225, "xanchor": "center", "xref": "paper", "y": 1, "yanchor": "bottom", "yref": "paper"}, {"font": {"size": 16}, "showarrow": false, "text": "CO2 Impact vs Model Size", "x": 0.775, "xanchor": "center", "xref": "paper", "y": 1, "yanchor": "bottom", "yref": "paper"}], "height": 700, "showlegend": true, "title": {"text": "Model Size Impact Analysis"}, "width": 1500, "xaxis": {"anchor": "y", "domain": [0, 0.45], "title": {"text": "Model Size (Billion Parameters)"}, "type": "log"}, "xaxis2": {"anchor": "y2", "domain": [0.55, 1], "title": {"text": "Model Size (Billion Parameters)"}, "type": "log"}, "yaxis": {"anchor": "x", "domain": [0, 1], "title": {"text": "Watts per Billion Parameters"}, "type": "log"}, "yaxis2": {"anchor": "x2", "domain": [0, 1], "title": {"text": "Daily CO2 (lbs) per Billion Parameters"}, "type": "log"}}}
